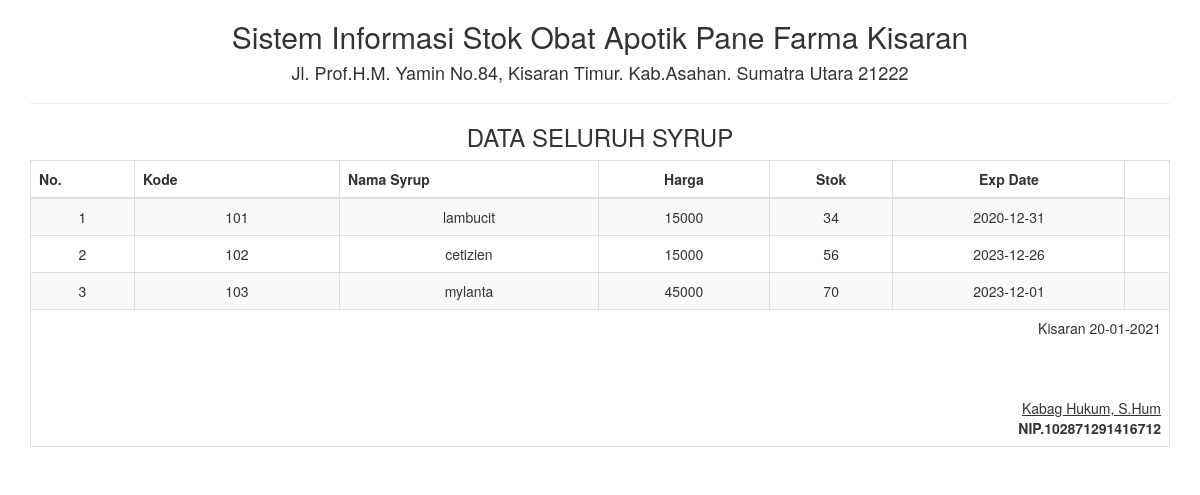
Page /report/syrup_semua.php on the committed database.
### tables this page shows
CREATE TABLE IF NOT EXISTS `tbl_syrup` (
  `kode` int(20) NOT NULL,
  `nama_syrup` varchar(50) NOT NULL,
  `harga` int(25) NOT NULL,
  `stok` int(25) NOT NULL,
  `exp_date` date NOT NULL
);

### report/syrup_semua.php (the view, shortened to what this page needs)
<!DOCTYPE html>
<html>
    <head>
        <link href="../Assets/css/bootstrap.min.css" rel="stylesheet" type="text/css"/>
    </head>
    <body onload="print()">
        <?php
        include '../config/koneksi.php';
        ?>
        <div class="container">
            <div class='row'>
                <div class="col-sm-12">
                    <div class="text-center">
                        <h2>Sistem Informasi Stok Obat Apotik Pane Farma Kisaran </h2>
                        <h4>Jl. Prof.H.M. Yamin No.84, Kisaran Timur. Kab.Asahan. Sumatra Utara 21222</h4>
                        <hr>
                        <h3>DATA SELURUH SYRUP</h3>
                        <table class="table table-bordered table-striped table-hover">
                        <tbody>
                                <thead>
								<tr>
									<th>No.</th><th width="18%">Kode</th><th>Nama Syrup</th><th width="15%"><center>Harga</center></th><th><center>Stok</center></th><th><center>Exp Date</center></th>
								</tr>
								</thead>
							<tbody>
                            <?php
                            $sql = "SELECT * FROM tbl_syrup";
                            $query = mysqli_query($koneksi, $sql) or die("SQL Anda Salah");
                            $nomor = 0;
                            while ($data = mysqli_fetch_array($query)) {
                                $nomor++;
                                ?>
                                <tr>
                                  <td><?= $nomor ?></td>
                                  <td><?= $data['kode'] ?></td>
                                  <td><?= $data['nama_syrup'] ?></td>
                                  <td><?= $data['harga'] ?></td>
                                  <td><?= $data['stok'] ?></td>
                                  <td><?= $data['exp_date'] ?></td>
                                <td>
                            <?php } ?>
							</tbody>
                        </tbody>
                            <tfoot>
                                <tr>
                                    <td colspan="8" class="text-right">
                                        Kisaran  <?= date("d-m-Y") ?>
                                        <br><br><br><br>
                                        <u>Kabag Hukum, S.Hum<strong></u><br>
                                        NIP.102871291416712
									</td>
								</tr>
							</tfoot>
                        </table>
                    </div>
                </div>
            </div>
    </body>
</html>

### rows in the picture
tbl_syrup: kode "101", nama_syrup "lambucit", harga "15000", stok "34", exp_date "2020-12-31"
tbl_syrup: kode "102", nama_syrup "cetizien", harga "15000", stok "56", exp_date "2023-12-26"
tbl_syrup: kode "103", nama_syrup "mylanta", harga "45000", stok "70", exp_date "2023-12-01"
